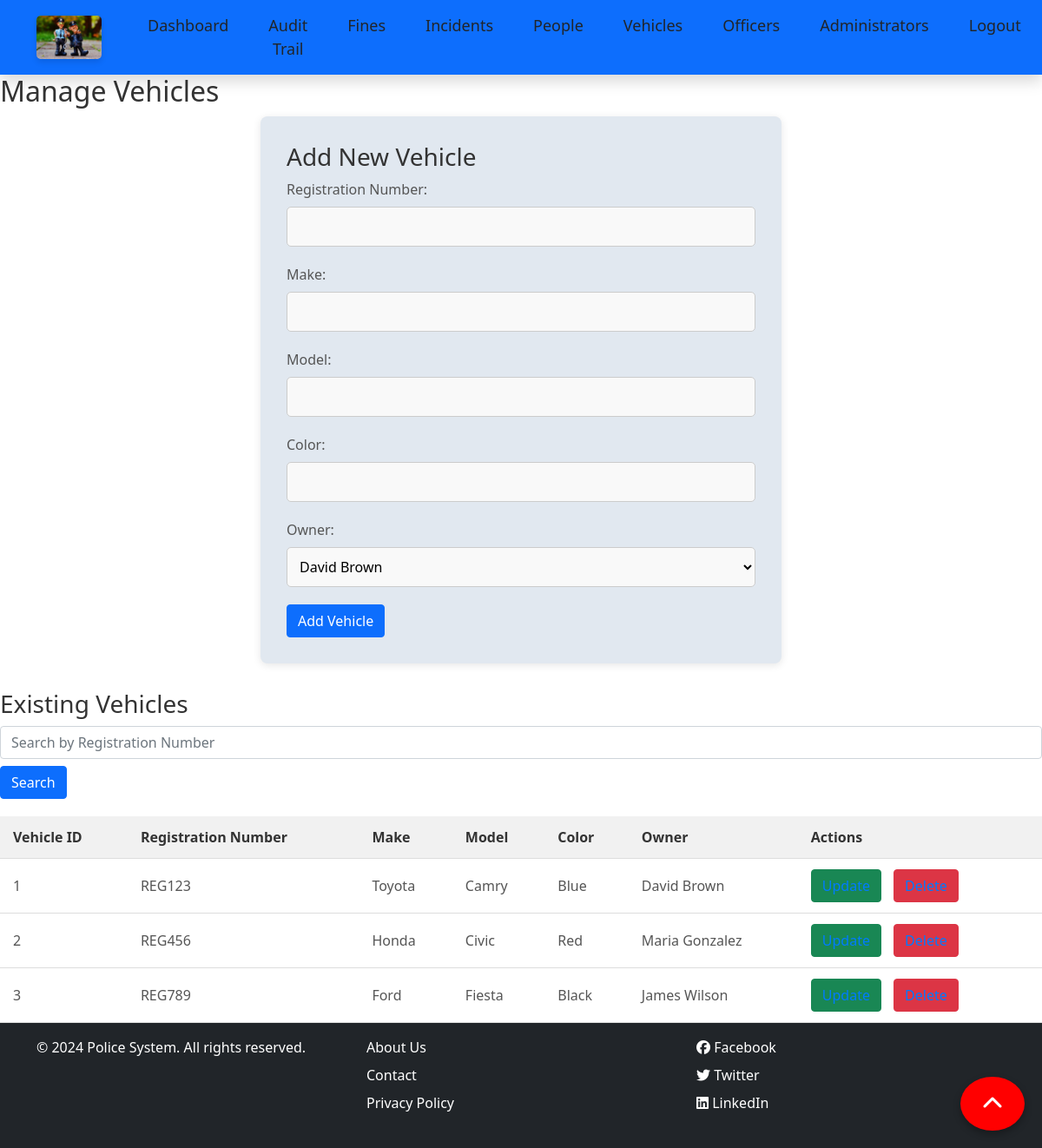
The page /cw2/vehicles.php (signed in) on the database its author committed.
### tables this page shows
CREATE TABLE `vehicles` (
  `vehicle_id` int(11) NOT NULL,
  `registration_number` varchar(20) NOT NULL,
  `make` varchar(50) DEFAULT NULL,
  `model` varchar(50) DEFAULT NULL,
  `color` varchar(30) DEFAULT NULL,
  `owner_id` int(11) DEFAULT NULL
);

CREATE TABLE `people` (
  `person_id` int(11) NOT NULL,
  `name` varchar(100) NOT NULL,
  `license_number` varchar(50) DEFAULT NULL,
  `address` varchar(255) DEFAULT NULL,
  `phone` varchar(20) DEFAULT NULL
);

### cw2/vehicles.php (the view, shortened to what this page needs)
<?php
include('db.inc.php');
$search_query = '';
if (isset($_GET['search'])) {
    $search_query = $_GET['search'];
    $sql = "SELECT v.vehicle_id, v.registration_number, v.make, v.model, v.color, p.name AS owner_name
            FROM vehicles v
            LEFT JOIN people p ON v.owner_id = p.person_id
            WHERE v.registration_number LIKE ?";
    $stmt = $conn->prepare($sql);
    $search_param = "%" . $search_query . "%";
    $stmt->bind_param("s", $search_param);
    $stmt->execute();
    $result = $stmt->get_result();
} else {
    $sql = "SELECT v.vehicle_id, v.registration_number, v.make, v.model, v.color, p.name AS owner_name
            FROM vehicles v
            LEFT JOIN people p ON v.owner_id = p.person_id";
    $result = $conn->query($sql);
}
$people = $conn->query("SELECT person_id, name FROM people");
?>
<!DOCTYPE html>
<html lang="en">
<head>
    <link rel="stylesheet" href="../assets/css/style.css">
    <link rel="stylesheet" href="https://cdn.jsdelivr.net/npm/bootstrap@4.3.1/dist/css/bootstrap.min.css">
</head>
<body>
    <?php include('navbar.php'); ?>
    <div class="content-container">
        <h2>Manage Vehicles</h2>
        <div class="form-container">
            <h3><?php echo isset($vehicle) ? 'Edit Vehicle' : 'Add New Vehicle'; ?></h3>
            <form method="POST">
                <label for="registration_number">Registration Number:</label>
                <input type="text" name="registration_number" value="<?php echo isset($vehicle) ? $vehicle['registration_number'] : ''; ?>" required>
                <label for="make">Make:</label>
                <input type="text" name="make" value="<?php echo isset($vehicle) ? $vehicle['make'] : ''; ?>" required>
                <label for="model">Model:</label>
                <input type="text" name="model" value="<?php echo isset($vehicle) ? $vehicle['model'] : ''; ?>" required>
                <label for="color">Color:</label>
                <input type="text" name="color" value="<?php echo isset($vehicle) ? $vehicle['color'] : ''; ?>" required>
                <label for="owner_id">Owner:</label>
                <select name="owner_id" required>
                    <?php while ($person = $people->fetch_assoc()): ?>
                        <option value="<?php echo $person['person_id']; ?>"
                            <?php echo isset($vehicle) && $vehicle['owner_id'] == $person['person_id'] ? 'selected' : ''; ?>>
                            <?php echo $person['name']; ?>
                        </option>
                    <?php endwhile; ?>
                </select>
                <button type="submit" name="<?php echo isset($vehicle) ? 'update' : 'add'; ?>" class="btn btn-primary">
                    <?php echo isset($vehicle) ? 'Update Vehicle' : 'Add Vehicle'; ?>
                </button>
            </form>
        </div>
        <h3>Existing Vehicles</h3>
        <form method="GET" class="mb-3">
            <input type="text" name="search" value="<?php echo htmlspecialchars($search_query); ?>" class="form-control" placeholder="Search by Registration Number" />
            <button type="submit" class="btn btn-primary mt-2">Search</button>
        </form>
        <table class="data-table">
            <thead>
                <tr>
                    <th>Vehicle ID</th>
                    <th>Registration Number</th>
                    <th>Make</th>
                    <th>Model</th>
                    <th>Color</th>
                    <th>Owner</th>
                    <th>Actions</th>
                </tr>
            </thead>
            <tbody>
                <?php if ($result->num_rows > 0): ?>
                    <?php while ($row = $result->fetch_assoc()): ?>
                        <tr>
                            <td><?php echo $row['vehicle_id']; ?></td>
                            <td><?php echo $row['registration_number']; ?></td>
                            <td><?php echo $row['make']; ?></td>
                            <td><?php echo $row['model']; ?></td>
                            <td><?php echo $row['color']; ?></td>
                            <td><?php echo $row['owner_name'] ? $row['owner_name'] : 'Unknown'; ?></td>
                            <td>
                                <a href="vehicles.php?id=<?php echo $row['vehicle_id']; ?>" class="btn btn-success">Update</a>
                                <a href="?delete=<?php echo $row['vehicle_id']; ?>" onclick="return confirm('Are you sure you want to delete this vehicle?');" class="btn btn-danger">Delete</a>
                            </td>
                        </tr>
                    <?php endwhile; ?>
                <?php else: ?>
                    <tr>
                        <td colspan="7">No vehicles found.</td>
                    </tr>
                <?php endif; ?>
            </tbody>
        </table>
    </div>
    <?php include('footer.php'); ?>
</body>
</html>

### assets/css/style.css (style rules this page uses)
* { margin: 0; padding: 0; box-sizing: border-box; }
body { font-family: Arial, sans-serif; background-color: #f4f7f6; color: #333; min-height: 100vh; display: flex; flex-direction: column; justify-content: flex-start; }
h2, h3 { color: #333; margin-bottom: 20px; }
a { text-decoration: none; color: #007bff; }
.form-container { background-color: #e1e8f0; padding: 30px; border-radius: 8px; box-shadow: 0 2px 10px rgba(0, 0, 0, 0.1); margin-bottom: 30px; max-width: 600px; margin-left: auto; margin-right: auto; margin-top: 10px; }
.form-container label { display: block; margin-bottom: 8px; color: #555; }
.form-container input, .form-container select { width: 100%; padding: 10px; margin-bottom: 20px; border: 1px solid #ccc; border-radius: 5px; font-size: 16px; background-color: #f9f9f9; }
.data-table { width: 100%; border-collapse: collapse; margin-top: 20px; }
.data-table th, .data-table td { padding: 12px 15px; text-align: left; border-bottom: 1px solid #ddd; }
.data-table th { background-color: #f1f1f1; color: #333; font-weight: bold; }
.data-table td { background-color: white; color: #555; }
.data-table a { color: #007bff; margin-right: 10px; }
button { all: unset; cursor: pointer; }
input { margin: 10px; }

### rows shown on the page
vehicles: vehicle_id "1", registration_number "REG123", make "Toyota", model "Camry", color "Blue", owner.name "David Brown"
vehicles: vehicle_id "2", registration_number "REG456", make "Honda", model "Civic", color "Red", owner.name "Maria Gonzalez"
vehicles: vehicle_id "3", registration_number "REG789", make "Ford", model "Fiesta", color "Black", owner.name "James Wilson"

### other values the page prints
form field owner_id "David Brown"
